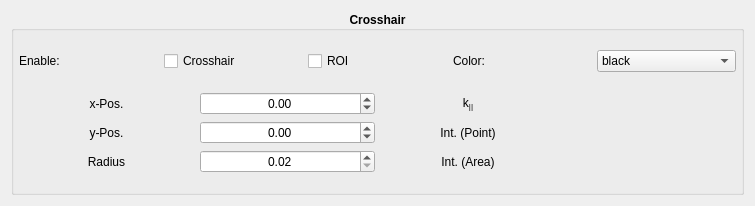
<?xml version="1.0" encoding="UTF-8"?>
<ui version="4.0">
 <class>crosshairroi</class>
 <widget class="QWidget" name="crosshairroi">
  <property name="geometry">
   <rect>
    <x>0</x>
    <y>0</y>
    <width>755</width>
    <height>206</height>
   </rect>
  </property>
  <property name="windowTitle">
   <string>Form</string>
  </property>
  <layout class="QHBoxLayout" name="horizontalLayout">
   <item>
    <widget class="QGroupBox" name="groupbox">
     <property name="font">
      <font>
       <weight>75</weight>
       <italic>false</italic>
       <bold>true</bold>
      </font>
     </property>
     <property name="title">
      <string>Crosshair</string>
     </property>
     <property name="alignment">
      <set>Qt::AlignCenter</set>
     </property>
     <layout class="QVBoxLayout" name="layout">
      <property name="leftMargin">
       <number>5</number>
      </property>
      <property name="topMargin">
       <number>5</number>
      </property>
      <property name="rightMargin">
       <number>5</number>
      </property>
      <property name="bottomMargin">
       <number>5</number>
      </property>
      <item>
       <layout class="QHBoxLayout" name="top_layout">
        <item>
         <widget class="QLabel" name="enable_label">
          <property name="font">
           <font>
            <weight>50</weight>
            <italic>false</italic>
            <bold>false</bold>
           </font>
          </property>
          <property name="text">
           <string>Enable:</string>
          </property>
         </widget>
        </item>
        <item>
         <widget class="QCheckBox" name="enable_crosshair_checkbox">
          <property name="font">
           <font>
            <weight>50</weight>
            <italic>false</italic>
            <bold>false</bold>
           </font>
          </property>
          <property name="text">
           <string>Crosshair</string>
          </property>
         </widget>
        </item>
        <item>
         <widget class="QCheckBox" name="enable_roi_checkbox">
          <property name="font">
           <font>
            <weight>50</weight>
            <bold>false</bold>
           </font>
          </property>
          <property name="text">
           <string>ROI</string>
          </property>
         </widget>
        </item>
        <item>
         <widget class="QLabel" name="colo_label">
          <property name="font">
           <font>
            <weight>50</weight>
            <bold>false</bold>
           </font>
          </property>
          <property name="text">
           <string>Color:</string>
          </property>
         </widget>
        </item>
        <item>
         <widget class="QComboBox" name="color_combobox">
          <property name="font">
           <font>
            <weight>50</weight>
            <bold>false</bold>
           </font>
          </property>
          <property name="maxVisibleItems">
           <number>8</number>
          </property>
          <property name="maxCount">
           <number>8</number>
          </property>
          <item>
           <property name="text">
            <string>black</string>
           </property>
          </item>
          <item>
           <property name="text">
            <string>white</string>
           </property>
          </item>
          <item>
           <property name="text">
            <string>red</string>
           </property>
          </item>
          <item>
           <property name="text">
            <string>blue</string>
           </property>
          </item>
          <item>
           <property name="text">
            <string>green</string>
           </property>
          </item>
          <item>
           <property name="text">
            <string>cyan</string>
           </property>
          </item>
          <item>
           <property name="text">
            <string>magenta</string>
           </property>
          </item>
          <item>
           <property name="text">
            <string>yellow</string>
           </property>
          </item>
         </widget>
        </item>
       </layout>
      </item>
      <item>
       <layout class="QGridLayout" name="bottom_layout">
        <item row="0" column="2">
         <widget class="QLabel" name="distance_label">
          <property name="font">
           <font>
            <weight>50</weight>
            <bold>false</bold>
           </font>
          </property>
          <property name="text">
           <string>&lt;html&gt;&lt;head/&gt;&lt;body&gt;&lt;p&gt;k&lt;span style=&quot;vertical-align:sub;&quot;&gt;||&lt;/span&gt;&lt;/p&gt;&lt;/body&gt;&lt;/html&gt;</string>
          </property>
          <property name="alignment">
           <set>Qt::AlignCenter</set>
          </property>
         </widget>
        </item>
        <item row="1" column="1">
         <widget class="QDoubleSpinBox" name="y_spinbox">
          <property name="font">
           <font>
            <weight>50</weight>
            <bold>false</bold>
           </font>
          </property>
          <property name="alignment">
           <set>Qt::AlignCenter</set>
          </property>
          <property name="correctionMode">
           <enum>QAbstractSpinBox::CorrectToNearestValue</enum>
          </property>
          <property name="keyboardTracking">
           <bool>false</bool>
          </property>
          <property name="minimum">
           <double>-100.000000000000000</double>
          </property>
          <property name="maximum">
           <double>100.000000000000000</double>
          </property>
          <property name="singleStep">
           <double>0.020000000000000</double>
          </property>
         </widget>
        </item>
        <item row="1" column="3">
         <widget class="QLabel" name="point_value_label">
          <property name="font">
           <font>
            <weight>50</weight>
            <bold>false</bold>
           </font>
          </property>
          <property name="text">
           <string/>
          </property>
          <property name="alignment">
           <set>Qt::AlignCenter</set>
          </property>
         </widget>
        </item>
        <item row="1" column="0">
         <widget class="QLabel" name="y_label">
          <property name="font">
           <font>
            <weight>50</weight>
            <bold>false</bold>
           </font>
          </property>
          <property name="text">
           <string>y-Pos.</string>
          </property>
          <property name="alignment">
           <set>Qt::AlignCenter</set>
          </property>
         </widget>
        </item>
        <item row="0" column="0">
         <widget class="QLabel" name="x_label">
          <property name="font">
           <font>
            <weight>50</weight>
            <bold>false</bold>
           </font>
          </property>
          <property name="text">
           <string>x-Pos.</string>
          </property>
          <property name="alignment">
           <set>Qt::AlignCenter</set>
          </property>
         </widget>
        </item>
        <item row="0" column="1">
         <widget class="QDoubleSpinBox" name="x_spinbox">
          <property name="font">
           <font>
            <weight>50</weight>
            <bold>false</bold>
           </font>
          </property>
          <property name="alignment">
           <set>Qt::AlignCenter</set>
          </property>
          <property name="correctionMode">
           <enum>QAbstractSpinBox::CorrectToNearestValue</enum>
          </property>
          <property name="keyboardTracking">
           <bool>false</bool>
          </property>
          <property name="minimum">
           <double>-100.000000000000000</double>
          </property>
          <property name="maximum">
           <double>100.000000000000000</double>
          </property>
          <property name="singleStep">
           <double>0.020000000000000</double>
          </property>
         </widget>
        </item>
        <item row="0" column="3">
         <widget class="QLabel" name="distance_value_label">
          <property name="font">
           <font>
            <weight>50</weight>
            <bold>false</bold>
           </font>
          </property>
          <property name="text">
           <string/>
          </property>
          <property name="alignment">
           <set>Qt::AlignCenter</set>
          </property>
         </widget>
        </item>
        <item row="1" column="2">
         <widget class="QLabel" name="point_label">
          <property name="font">
           <font>
            <weight>50</weight>
            <bold>false</bold>
           </font>
          </property>
          <property name="text">
           <string>Int. (Point)</string>
          </property>
          <property name="alignment">
           <set>Qt::AlignCenter</set>
          </property>
         </widget>
        </item>
        <item row="2" column="0">
         <widget class="QLabel" name="roi_label">
          <property name="font">
           <font>
            <weight>50</weight>
            <bold>false</bold>
           </font>
          </property>
          <property name="text">
           <string>Radius</string>
          </property>
          <property name="alignment">
           <set>Qt::AlignCenter</set>
          </property>
         </widget>
        </item>
        <item row="2" column="2">
         <widget class="QLabel" name="area_label">
          <property name="font">
           <font>
            <weight>50</weight>
            <bold>false</bold>
           </font>
          </property>
          <property name="text">
           <string>Int. (Area)</string>
          </property>
          <property name="alignment">
           <set>Qt::AlignCenter</set>
          </property>
         </widget>
        </item>
        <item row="2" column="1">
         <widget class="QDoubleSpinBox" name="roi_spinbox">
          <property name="font">
           <font>
            <weight>50</weight>
            <bold>false</bold>
           </font>
          </property>
          <property name="alignment">
           <set>Qt::AlignCenter</set>
          </property>
          <property name="correctionMode">
           <enum>QAbstractSpinBox::CorrectToNearestValue</enum>
          </property>
          <property name="keyboardTracking">
           <bool>false</bool>
          </property>
          <property name="minimum">
           <double>0.020000000000000</double>
          </property>
          <property name="maximum">
           <double>10.000000000000000</double>
          </property>
          <property name="singleStep">
           <double>0.020000000000000</double>
          </property>
         </widget>
        </item>
        <item row="2" column="3">
         <widget class="QLabel" name="area_value_label">
          <property name="font">
           <font>
            <weight>50</weight>
            <bold>false</bold>
           </font>
          </property>
          <property name="text">
           <string/>
          </property>
          <property name="alignment">
           <set>Qt::AlignCenter</set>
          </property>
         </widget>
        </item>
       </layout>
      </item>
     </layout>
    </widget>
   </item>
  </layout>
 </widget>
 <resources/>
 <connections/>
</ui>
